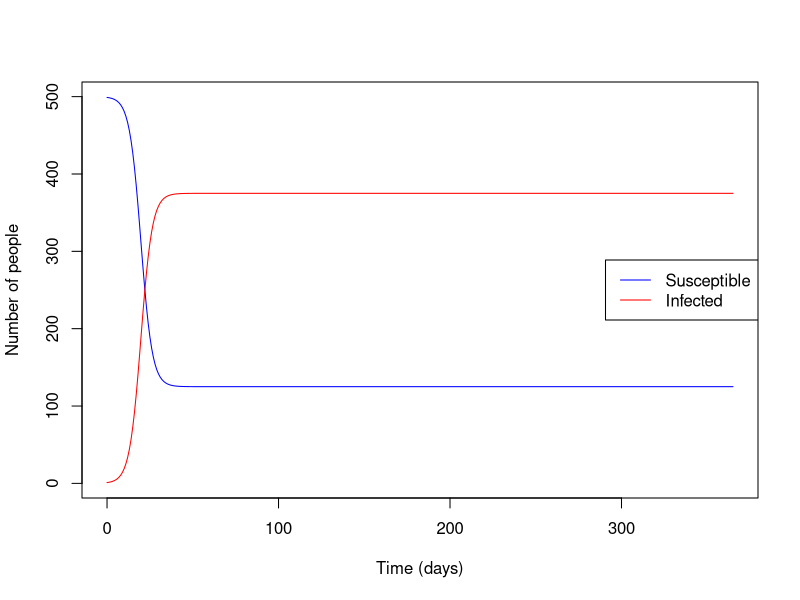
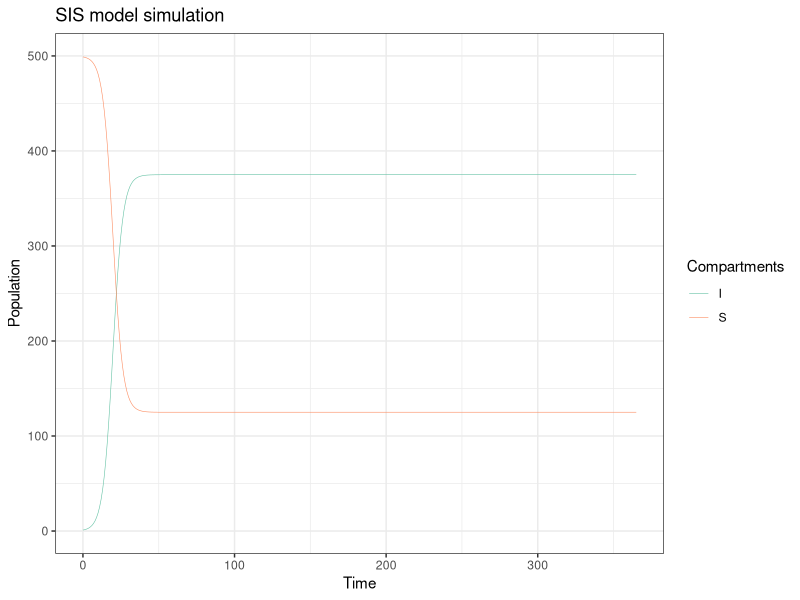

The R source for these figures, in order:
library(tidyverse)
library(deSolve)
SIS_Model=function(t,i,param){
  with(as.list(c(i,param)),{
    N=S+I
    dS=-beta*I/N*S+alpha*I
    dI=beta*I/N*S-alpha*I
    output=list(c(dS,dI))
    return(output)
  })
}
#initial Conditions
initiaConditions=c(
  S=499,
  I=1
)
param=c(beta=0.4,alpha=0.1)
#Timestep
time_Step=seq(0,365,by=1)
#solving ODE
solution=ode(times = time_Step,y=initiaConditions,func = SIS_Model,parms = param)
#convert to dataFrame
dF=as.data.frame(solution)%>% tibble()
head(dF)
matplot(dF$time, dF[,2:3], type = "l", lty = 1, col = c("blue", "red"),
        xlab = "Time (days)", ylab = "Number of people")
legend("right", legend = c("Susceptible", "Infected"),
       col = c("blue", "red"), lty = 1)

# Convert to data frame and view
result_df <- as_tibble(solution)
head(solution)


model_plot <- result_df %>% 
  group_by(time) %>% 
  mutate(total_pop = sum(S,I)) %>% 
  pivot_longer(S:I)


ggplot(model_plot)+
  geom_line(aes(time, value, col=name), linewidth=0.2)+
  scale_x_continuous("Time")+
  scale_y_continuous("Population")+
  scale_color_brewer("Compartments", palette = "Set2")+
  ggtitle("SIS model simulation")+
  theme_bw()
